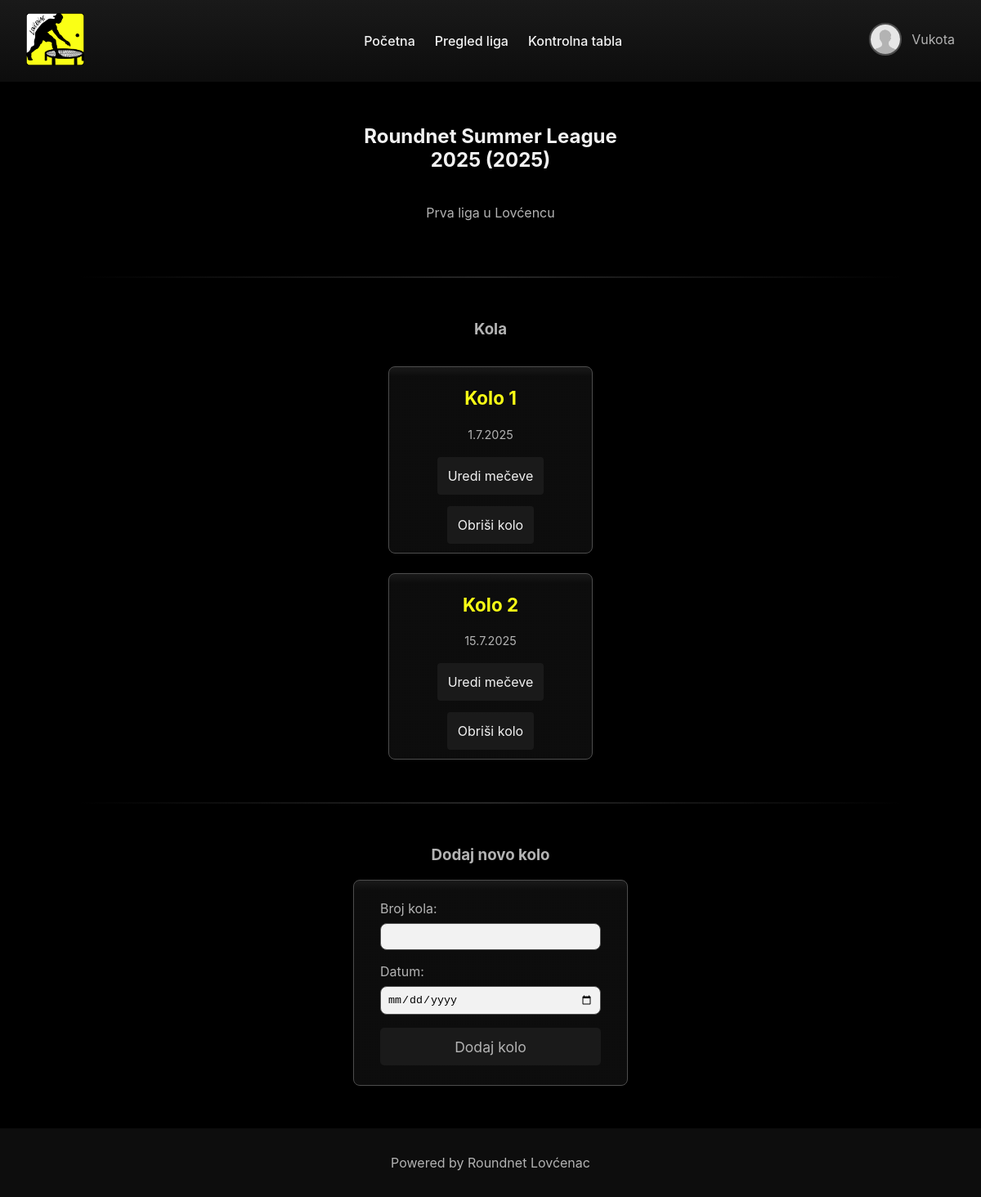
/edit_league.php?id=1 (signed in), run on the app's committed database.
### tables this page shows
CREATE TABLE leagues (
    id INT AUTO_INCREMENT PRIMARY KEY,
    naziv VARCHAR(100) NOT NULL,
    godina YEAR NOT NULL,
    opis TEXT,
    admin_id INT,
    FOREIGN KEY (admin_id) REFERENCES users(id) ON DELETE SET NULL
);

CREATE TABLE rounds (
    id INT AUTO_INCREMENT PRIMARY KEY,
    league_id INT NOT NULL,
    broj_kola INT NOT NULL,
    datum DATE,
    FOREIGN KEY (league_id) REFERENCES leagues(id) ON DELETE CASCADE
);

### includes/db_utils.php (called while the page is built, shortened)
<?php
class DBUtils {
    private $conn;
    public function __construct($configFile = "config.ini") {
        if ($config = parse_ini_file($configFile)) {
            $host = $config["host"];
            $database = $config["database"];
            $user = $config["user"];
            $password = $config["password"];
            $this->conn = new PDO("mysql:host=$host;dbname=$database;charset=utf8", $user, $password);
            $this->conn->setAttribute(PDO::ATTR_ERRMODE, PDO::ERRMODE_EXCEPTION);
        }
    }
    public function getLeagueById($id) {
        try {
            $sql = "SELECT * FROM " . TBL_LEAGUES . " WHERE " . COL_LEAGUE_ID . " = :id";
            $st = $this->conn->prepare($sql);
            $st->bindValue(":id", $id, PDO::PARAM_INT);
            $st->execute();
            return $st->fetch(PDO::FETCH_ASSOC);
        } catch (PDOException $e) {
            return false;
        }
    }
    public function getRoundById($id) {
        try {
            $sql = "SELECT * FROM " . TBL_ROUNDS . " WHERE " . COL_ROUND_ID . " = :id";
            $st = $this->conn->prepare($sql);
            $st->bindValue(":id", $id, PDO::PARAM_INT);
            $st->execute();
            return $st->fetch(PDO::FETCH_ASSOC);
        } catch (PDOException $e) {
            return false;
        }
    }
    public function getRoundsByLeague($league_id) {
        try {
            $sql = "SELECT * FROM " . TBL_ROUNDS . " WHERE " . COL_ROUND_LEAGUE_ID . " = :league_id ORDER BY " . COL_ROUND_BROJ_KOLA;
            $st = $this->conn->prepare($sql);
            $st->bindValue(":league_id", $league_id, PDO::PARAM_INT);
            $st->execute();
            return $st->fetchAll(PDO::FETCH_ASSOC);
        } catch (PDOException $e) {
            return [];
        }
    }
}
?>

### classes/League.php (called while the page is built, shortened)
<?php
    require_once(__DIR__ . "/../includes/db_utils.php");
    class League {
        private $db;
        private $id;
        private $naziv;
        private $godina;
        private $opis;
        public function __construct($id = null) {
            $this->db = new DBUtils();
            if ($id) {
                $data = $this->db->getLeagueById($id);
                if ($data) {
                    $this->id = $data['id'];
                    $this->naziv = $data['naziv'];
                    $this->godina = $data['godina'];
                    $this->opis = $data['opis'];
                }
            }
        }
        public function getId() { return $this->id; }
        public function getNaziv() { return $this->naziv; }
        public function getGodina() { return $this->godina; }
        public function getOpis() { return $this->opis; }
        public function getRounds() {
        $roundsData = $this->db->getRoundsByLeague($this->id);
        $rounds = [];
        foreach ($roundsData as $r) {
            $rounds[] = new Round($r['id']);
        }
        return $rounds;
    }
    }
?>

### classes/Round.php (called while the page is built, shortened)
<?php
    require_once(__DIR__ . "/../includes/db_utils.php");
    class Round {
        private $id;
        private $broj_kola;
        private $datum;
        public function __construct($id = null) {
            $this->db = new DBUtils();
            if ($id) {
                $data = $this->db->getRoundById($id);
                if ($data) {
                    $this->id = $data[COL_ROUND_ID];
                    $this->broj_kola = $data[COL_ROUND_BROJ_KOLA];
                    $this->datum = $data[COL_ROUND_DATUM];
                }
            }
        }
        function getId() { return $this->id; }
        function getBrojKola() { return $this->broj_kola; }
        function getDatum() { return $this->datum; }
    }
?>

### edit_league.php (the view, shortened to what this page needs)
<?php
    require_once("includes/db_utils.php");
    require_once("classes/League.php");
    require_once("classes/Round.php");
    $league = new League($_GET['id']);
    $rounds = $league->getRounds();
?>
<!DOCTYPE html>
<html>
<head>
    <link rel="stylesheet" href="css/style.css">
</head>
<body>
    <?php include("includes/header.php"); ?>
    <div id="main">
        <h2 class="naslov-lige"><?= htmlspecialchars($league->getNaziv()) ?> (<?= $league->getGodina() ?>)</h2>
        <p><?= htmlspecialchars($league->getOpis()) ?></p>
        <br><hr>
        <h3>Kola</h3>
        <?php if (empty($rounds)): ?>
            <p class="no-leagues">Nema kola u ovoj ligi.</p>
        <?php else: ?>
            <div class="cards-container">
            <?php foreach ($rounds as $round): ?>
                <?php $datum = (new DateTime($round->getDatum()))->format('j.n.Y'); ?>
                <div class="league-card">
                    <h3>Kolo <?= $round->getBrojKola() ?></h3>
                    <p><?= $datum ?></p>
                    <a id="viewLeague" href="edit_round.php?id=<?= $round->getId() ?>">Uredi mečeve</a> <br><br><br>
                    <a id="viewLeague" class="del" href="?id=<?= $league->getId() ?>&delete_round=<?= $round->getId() ?>" onclick="return confirm('Obrisati kolo?')">Obriši kolo</a>
                </div>
            <?php endforeach; ?>
            </div>
        <?php endif; ?>
        <br><hr>
        <h3>Dodaj novo kolo</h3>
        <form method="post">
            <label for="broj_kola">Broj kola:</label>
            <input type="number" name="broj_kola" id="broj_kola" required>
            <label for="datum">Datum:</label>
            <input type="date" name="datum" id="datum" required>
            <button type="submit" name="add_round">Dodaj kolo</button>
        </form>
    </div>
    <br>
</body>
</html>

### css/style.css (style rules this page uses)
*, *::before, *::after { box-sizing: border-box; }
:root { --bg-dark: hsl(0 0% 0%); --bg: hsl(0 0% 5%); --bg-light: hsl(0 0% 10%); --accent: hsl(61.28, 100%, 54.12%); --accent-muted: hsl(61.28, 100%, 44.12%); --alert: hsl(0, 100%, 54.12%); --ff: "Work sans", "Inter", sans-serif; --text: hsl(0 0% 95%); --text-muted: hsl(0 0% 70%); --highlight: hsl(0 0% 60%); --border: hsl(0 0% 30%); --gradient: linear-gradient(0deg, var(--bg) 95%, var(--bg-light)); --gradient-hover: linear-gradient(0deg, var(--bg), var(--bg-light)); font-family: var(--ff); }
html, body { height: 100%; margin: 0; font-family: var(--ff); background: var(--bg-dark); color: var(--text-muted); display: flex; flex-direction: column; }
#main { flex: 1; width: 100%; max-width: 400px; margin: 0 auto; padding: 2rem; border-radius: 8px; display: flex; flex-direction: column; align-items: center; }
h2 { margin-bottom: 1.5rem; color: var(--text); }
.naslov-lige { text-align: center; }
#main a { color: var(--accent); text-decoration: underline transparent; transition: 200ms; }
footer { width: 100%; text-align: center; padding: 1rem; background: var(--bg); color: var(--text-muted); }
.footer-link { color: var(--text-muted); text-decoration: none; transition: 0.3s; }
form { background: var(--gradient); padding: 1.5rem 2rem; border: 0.05rem solid var(--border); border-radius: 0.5rem; width: 100%; max-width: 400px; }
form label { display: block; margin-bottom: 0.5rem; color: var(--text-muted); }
form input, form select { width: 100%; padding: 0.5rem; margin-bottom: 1rem; border: 0.1rem solid var(--border); border-radius: 0.5rem; background-color: var(--text); }
form button { font-family: var(--ff); width: 100%; padding: 0.8rem; background-color: var(--bg-light); color: var(--text-muted); font-size: 1.1rem; border: none; border-radius: 5px; cursor: pointer; transition: 250ms; }
.cards-container { display: flex; flex-wrap: wrap; gap: 1.5rem; justify-content: center; margin-top: 1rem; width: 100%; max-width: 1000px; }
.league-card { background: var(--gradient); border: 0.05rem solid var(--border); border-radius: 0.5rem; padding: 1.5rem; width: 250px; text-align: center; color: var(--text); transition: transform 0.2s; }
.league-card h3 { margin-top: 0; font-size: 1.4rem; color: var(--accent); }
.league-card p { font-size: 0.9rem; color: var(--text-muted); margin-bottom: 2rem; }
.league-card #viewLeague { width: 100%; padding: 0.8rem; background-color: var(--bg-light); color: var(--text); border: none; border-radius: 4px; cursor: pointer; transition: 250ms; text-decoration: none; }
hr { border: none; height: 2px; width: 300%; background: linear-gradient( to right, transparent, var(--border), transparent ); margin: 2rem 0; opacity: 0.5; }

### data on the page
leagues: naziv "Roundnet Summer League 2025", godina "2025", opis "Prva liga u Lovćencu"
rounds: broj_kola "1", datum "1.7.2025"
rounds: broj_kola "2", datum "15.7.2025"

### other printed values
$_SESSION['user']['ime'] "Vukota"
